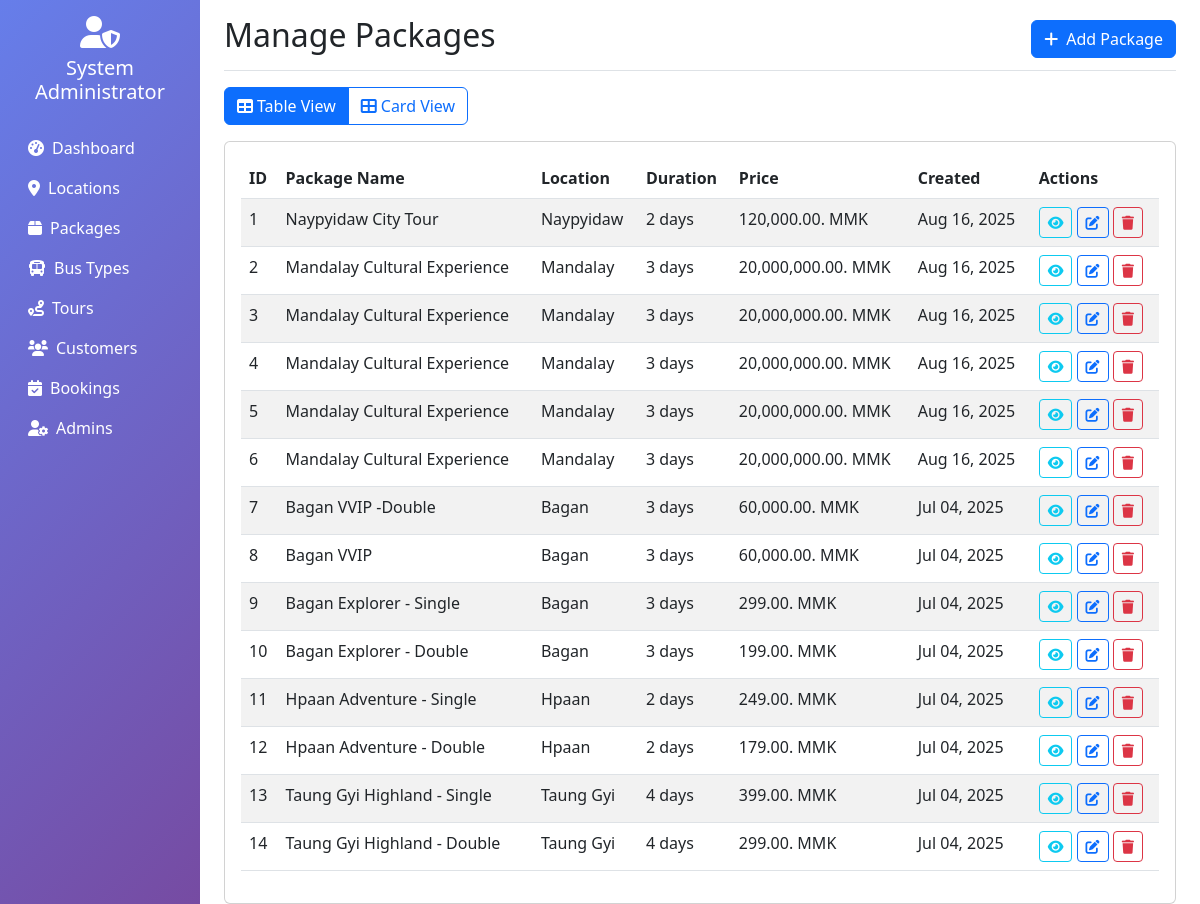
Screenshot of /admin/packages.php (signed in) with the database file from the repository.
### tables this page shows
CREATE TABLE `packages` (
  `id` int NOT NULL,
  `package_name` varchar(100) NOT NULL,
  `package_type` enum('Single','Double') NOT NULL,
  `location_id` int DEFAULT NULL,
  `duration_days` int NOT NULL,
  `price` decimal(10,2) NOT NULL,
  `description` text,
  `includes` text,
  `image_url` varchar(255) DEFAULT NULL,
  `approval_status` enum('Pending','Approved','Rejected') DEFAULT 'Pending',
  `approved_by` int DEFAULT NULL,
  `approved_at` timestamp NULL DEFAULT NULL,
  `created_at` timestamp NOT NULL DEFAULT CURRENT_TIMESTAMP
);

CREATE TABLE `locations` (
  `id` int NOT NULL,
  `name` varchar(100) NOT NULL,
  `description` text,
  `image_url` varchar(255) DEFAULT NULL,
  `created_at` timestamp NOT NULL DEFAULT CURRENT_TIMESTAMP
);

### classes/Location.php (called while the page is built, shortened)
<?php
class Location {
    private $conn;
    private $table_name = "locations";
    public function __construct($db) {
        $this->conn = $db;
    }
    public function read() {
        $query = "SELECT * FROM " . $this->table_name . " ORDER BY name ASC";
        $stmt = $this->conn->prepare($query);
        $stmt->execute();
        return $stmt;
    }
}
?>

### classes/Package.php (called while the page is built, shortened)
<?php
class Package {
    private $conn;
    private $table_name = "packages";
    public function __construct($db) {
        $this->conn = $db;
    }
    public function read() {
        $query = "SELECT p.*, l.name as location_name
                  FROM " . $this->table_name . " p
                  LEFT JOIN locations l ON p.location_id = l.id
                  ORDER BY p.created_at DESC";
        $stmt = $this->conn->prepare($query);
        $stmt->execute();
        return $stmt;
    }
}
?>

### admin/packages.php (the view, shortened to what this page needs)
<?php
include_once '../classes/Package.php';
include_once '../classes/Location.php';
$database = new Database();
$db = $database->getConnection();
$package = new Package($db);
$stmt = $package->read();
?>
<!DOCTYPE html>
<html lang="en">
<head>
    <link href="https://cdn.jsdelivr.net/npm/bootstrap@5.3.0/dist/css/bootstrap.min.css" rel="stylesheet">
    <link href="https://cdnjs.cloudflare.com/ajax/libs/font-awesome/6.0.0/css/all.min.css" rel="stylesheet">
</head>
<body>
    <div class="container-fluid">
        <div class="row">
            <nav class="col-md-3 col-lg-2 d-md-block sidebar collapse">
                <div class="position-sticky pt-3">
                    <div class="text-center text-white mb-4">
                        <i class="fas fa-user-shield fa-2x mb-2"></i>
                        <h5><?php echo $_SESSION['admin_name']; ?></h5>
                    </div>
                    <ul class="nav flex-column">
                        <li class="nav-item">
                            <a class="nav-link text-white" href="dashboard.php">
                                <i class="fas fa-tachometer-alt me-2"></i>Dashboard
                            </a>
                        </li>
                        <li class="nav-item">
                            <a class="nav-link text-white" href="locations.php">
                                <i class="fas fa-map-marker-alt me-2"></i>Locations
                            </a>
                        </li>
                        <li class="nav-item">
                            <a class="nav-link text-white active" href="packages.php">
                                <i class="fas fa-box me-2"></i>Packages
                            </a>
                        </li>
                        <li class="nav-item">
                            <a class="nav-link text-white" href="bus-types.php">
                                <i class="fas fa-bus me-2"></i>Bus Types
                            </a>
                        </li>
                        <li class="nav-item">
                            <a class="nav-link text-white" href="tours.php">
                                <i class="fas fa-route me-2"></i>Tours
                            </a>
                        </li>
                        <li class="nav-item">
                            <a class="nav-link text-white" href="customers.php">
                                <i class="fas fa-users me-2"></i>Customers
                            </a>
                        </li>
                        <li class="nav-item">
                            <a class="nav-link text-white" href="bookings.php">
                                <i class="fas fa-calendar-check me-2"></i>Bookings
                            </a>
                        </li>
                        <li class="nav-item">
                            <a class="nav-link text-white" href="admins.php">
                                <i class="fas fa-user-cog me-2"></i>Admins
                            </a>
                        </li>
                    </ul>
                </div>
            </nav>
            <main class="col-md-9 ms-sm-auto col-lg-10 px-md-4">
                <div class="d-flex justify-content-between flex-wrap flex-md-nowrap align-items-center pt-3 pb-2 mb-3 border-bottom">
                    <h1 class="h2">Manage Packages</h1>
                    <button type="button" class="btn btn-primary" data-bs-toggle="modal" data-bs-target="#packageModal">
                        <i class="fas fa-plus me-2"></i>Add Package
                    </button>
                </div>
                <div class="mb-3">
                    <div class="btn-group" role="group">
                        <button type="button" class="btn btn-outline-primary active" id="tableViewBtn" onclick="toggleView('table')">
                            <i class="fas fa-table me-1"></i>Table View
                        </button>
                        <button type="button" class="btn btn-outline-primary" id="cardViewBtn" onclick="toggleView('card')">
                            <i class="fas fa-th-large me-1"></i>Card View
                        </button>
                    </div>
                </div>
                <div id="tableView" class="card">
                    <div class="card-body">
                        <div class="table-responsive">
                            <table class="table table-striped">
                                <thead>
                                    <tr>
                                        <th>ID</th>
                                        <th>Package Name</th>
                                        <th>Location</th>
                                        <th>Duration</th>
                                        <th>Price</th>
                                        <th>Created</th>
                                        <th>Actions</th>
                                    </tr>
                                </thead>
                                <tbody>
                                    <?php
                                    $no = 1;
                                    while ($row = $stmt->fetch(PDO::FETCH_ASSOC)) { ?>
                                        <tr>
                                            <td><?php echo $no; ?></td>
                                            <td><?php echo $row['package_name']; ?></td>
                                            <td><?php echo $row['location_name']; ?></td>
                                            <td><?php echo $row['duration_days']; ?> days</td>
                                            <td><?php echo number_format($row['price'], 2); ?>. MMK</td>
                                            <td><?php echo date('M d, Y', strtotime($row['created_at'])); ?></td>
                                            <td>
                                                <button class="btn btn-sm btn-outline-info" onclick="viewPackage(<?php echo htmlspecialchars(json_encode($row)); ?>)">
                                                    <i class="fas fa-eye"></i>
                                                </button>
                                                <button class="btn btn-sm btn-outline-primary" onclick="editPackage(<?php echo htmlspecialchars(json_encode($row)); ?>)">
                                                    <i class="fas fa-edit"></i>
                                                </button>
                                                <button class="btn btn-sm btn-outline-danger" onclick="deletePackage(<?php echo $row['id']; ?>, '<?php echo $row['package_name']; ?>')">
                                                    <i class="fas fa-trash"></i>
                                                </button>
                                            </td>
                                        </tr>
                                    <?php $no++;
                                    } ?>
                                </tbody>
                            </table>
                        </div>
                    </div>
                </div>
            </main>
        </div>
    </div>
</body>
</html>

### admin/packages.php (style rules this page uses)
.sidebar { min-height: 100vh; background: linear-gradient(135deg, #667eea 0%, #764ba2 100%); }

### rows the page displays
packages: package_name "Naypyidaw City Tour", location.name "Naypyidaw", duration_days "2", price "120,000.00", created_at "Aug 16, 2025"
packages: package_name "Mandalay Cultural Experience", location.name "Mandalay", duration_days "3", price "20,000,000.00", created_at "Aug 16, 2025"
packages: package_name "Mandalay Cultural Experience", location.name "Mandalay", duration_days "3", price "20,000,000.00", created_at "Aug 16, 2025"
packages: package_name "Mandalay Cultural Experience", location.name "Mandalay", duration_days "3", price "20,000,000.00", created_at "Aug 16, 2025"
packages: package_name "Mandalay Cultural Experience", location.name "Mandalay", duration_days "3", price "20,000,000.00", created_at "Aug 16, 2025"
packages: package_name "Mandalay Cultural Experience", location.name "Mandalay", duration_days "3", price "20,000,000.00", created_at "Aug 16, 2025"
packages: package_name "Bagan VVIP -Double", location.name "Bagan", duration_days "3", price "60,000.00", created_at "Jul 04, 2025"
packages: package_name "Bagan VVIP", location.name "Bagan", duration_days "3", price "60,000.00", created_at "Jul 04, 2025"
packages: package_name "Bagan Explorer - Single", location.name "Bagan", duration_days "3", price "299.00", created_at "Jul 04, 2025"
packages: package_name "Bagan Explorer - Double", location.name "Bagan", duration_days "3", price "199.00", created_at "Jul 04, 2025"
packages: package_name "Hpaan Adventure - Single", location.name "Hpaan", duration_days "2", price "249.00", created_at "Jul 04, 2025"
packages: package_name "Hpaan Adventure - Double", location.name "Hpaan", duration_days "2", price "179.00", created_at "Jul 04, 2025"
packages: package_name "Taung Gyi Highland - Single", location.name "Taung Gyi", duration_days "4", price "399.00", created_at "Jul 04, 2025"
packages: package_name "Taung Gyi Highland - Double", location.name "Taung Gyi", duration_days "4", price "299.00", created_at "Jul 04, 2025"

### other values shown
$_SESSION['admin_name'] "System Administrator"
